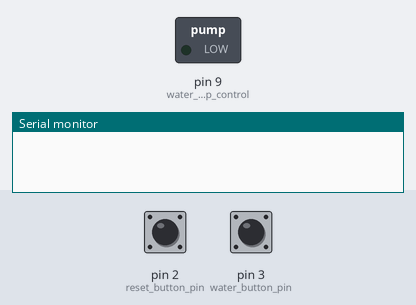
Recording of a sketch running on a simulated Arduino Uno, built with avr-gcc and run on an emulated ATmega328P. Shown: switched loads named in the sketch (green lamp = pin HIGH), the last lines printed to the serial monitor. The inputs (shaded band) are chosen by the test bench; at power-on: pin 3 (water_button_pin) LOW, pin 2 (reset_button_pin) LOW.

Above: at 1.2 s.
1.3 s: pin 3 (water_button_pin) pulled HIGH for 0.15 s
At 1.7 s:
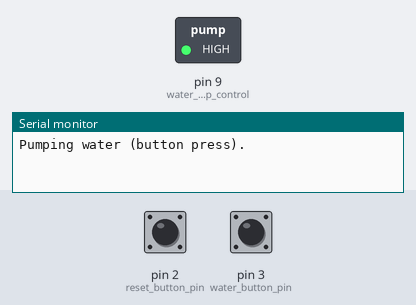
4.4 s: pin 2 (reset_button_pin) pulled HIGH for 3.2 s
9.1 s: pin 3 (water_button_pin) pulled HIGH for 1 s
At 10.2 s:
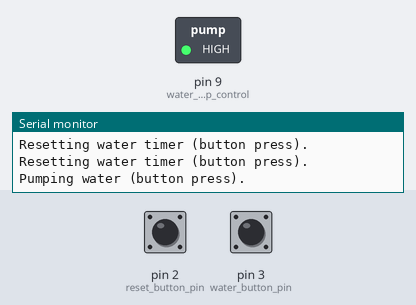
13.1 s: pin 3 (water_button_pin) pulled HIGH for 3.2 s
At 20.0 s:
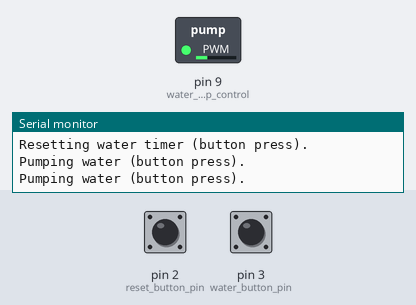
Timing chart, 0 to 20.3 s (numbered marks = the images above; inputs shaded):
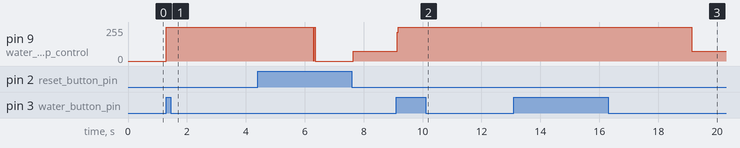

The sketch:

plant-waterer.ino
```cpp
int water_time = 5; // in seconds
int water_delay =  1; // in minutes

int reset_button_pin = 2;
int water_button_pin = 3;
int water_pump_control = 9;

unsigned long time;
unsigned long start_time = 0;

void setup() {
  pinMode(reset_button_pin, INPUT);
  pinMode(water_button_pin, INPUT);
  pinMode(water_pump_control, OUTPUT);
  Serial.begin(9600);

  water_time *= 1000; // turn into seconds
  water_delay *= 60000; // turn into minutes
}

void loop() {
  time = millis();
  if (time >= water_delay + start_time) {
    digitalWrite(water_pump_control, HIGH);
    if (time >= water_delay + start_time + water_time) {
      start_time = time;
      digitalWrite(water_pump_control, LOW);
    }
  }

  if (digitalRead(water_button_pin)) {
    Serial.println("Pumping water (button press).");
    digitalWrite(water_pump_control, HIGH);
    delay(water_time);
    digitalWrite(water_pump_control, LOW);
  }

  if (digitalRead(reset_button_pin)) {
    Serial.println("Resetting water timer (button press).");
    digitalWrite(water_pump_control, LOW);
    start_time = millis();
  }
}

void debug() {
  Serial.println("Millis: ");
  Serial.print(millis());
  Serial.print(", Start time: ");
  Serial.print(start_time);
  Serial.print(", ");
  Serial.print(water_delay - start_time);
}
```

Measured:
- after the input at 1.3 s, pin 9 (water_pump_control): 0/255 → 255/255 at once
- after the input at 9.1 s, pin 9 (water_pump_control): 72/255 → 255/255 at once
- after the input at 13.1 s, pin 9 (water_pump_control): 255/255 → 72/255 after 6.0 s
